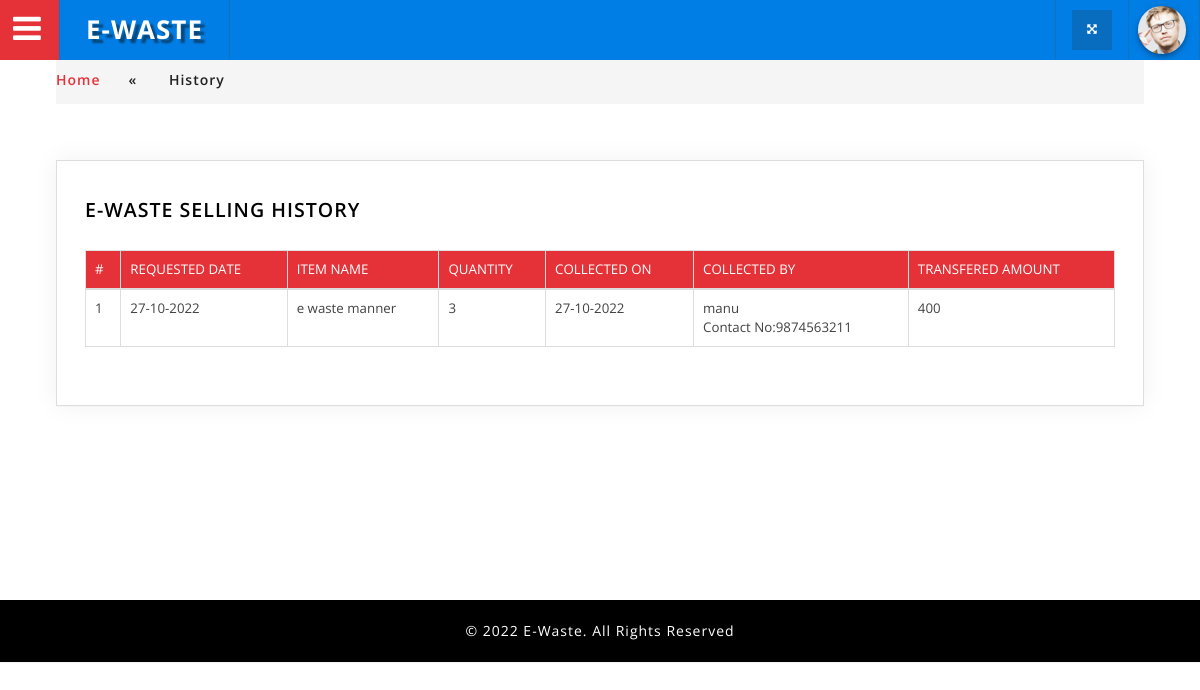
Screenshot of /company/selling_history_old.php (signed in) with the database file from the repository.
### tables this page shows
CREATE TABLE IF NOT EXISTS `selling_request` (
`request_id` int(11) NOT NULL,
  `comp_email` varchar(200) NOT NULL,
  `req_date` date NOT NULL,
  `req_status` varchar(10) NOT NULL
);

CREATE TABLE IF NOT EXISTS `request_items` (
`req_item_id` int(11) NOT NULL,
  `req_id` int(11) NOT NULL,
  `item_title` varchar(70) NOT NULL,
  `e_cat_id` int(11) NOT NULL,
  `description` varchar(100) NOT NULL,
  `qty` int(11) NOT NULL,
  `amount` int(11) NOT NULL
);

CREATE TABLE IF NOT EXISTS `schedule_employee` (
`sch_emp_id` int(11) NOT NULL,
  `req_id` int(11) NOT NULL,
  `emp_id` int(11) NOT NULL,
  `sch_date` date NOT NULL,
  `collected_date` date DEFAULT NULL,
  `sch_status` varchar(10) NOT NULL
);

CREATE TABLE IF NOT EXISTS `employee` (
`emp_id` int(11) NOT NULL,
  `employee_type` varchar(200) NOT NULL,
  `emp_name` varchar(50) NOT NULL,
  `phone` varchar(50) NOT NULL,
  `gender` varchar(10) NOT NULL,
  `city` varchar(30) NOT NULL,
  `email` varchar(50) NOT NULL,
  `district` varchar(30) NOT NULL
);

### connectionclass.php (called while the page is built, shortened)
<?php
class Connectionclass
{
    public $db = null;
    public function open()
    {
        $dbname = "ewaste";
        $this->db = mysqli_connect("localhost", "root", "", $dbname)
            or die('Error connecting to MySQL server.');
    }
    public function GetTable($qry)
    {
        try {
            $result = mysqli_query($this->db, $qry);
            if ($result) {
                $data = array();
                while ($row = mysqli_fetch_assoc($result)) {
                    $data[] = $row;
                }
                return $data;
            } else {
                throw new Exception(mysqli_error($this->db));
            }
        } catch (Exception $e) {
            return $e->getMessage();
        } finally {
            mysqli_close($this->db);
        }
    }
}
?>

### company/selling_history_old.php (the view, shortened to what this page needs)
<?php
require_once('../ConnectionClass.php');
require_once('header.php');
$obj=new connectionclass();
 $ses=$_SESSION['email'];
$qry1="select * from selling_request r inner join request_items i inner join ewaste_category c inner join schedule_employee e inner join employee y on r.request_id=i.req_id where r.comp_email='$ses' and r.req_status='collected' and e.req_id=r.request_id and e.sch_status='completed' and i.e_cat_id=c.catid and e.emp_id=y.emp_id";
$data=$obj->GetTable($qry1);
?>
				<div class="inner_content">
						<div class="w3l_agileits_breadcrumbs">
							<ul>
									<li><a href="index.php">Home</a><span>«</span></li>
									<li>History</li>
								</ul>
						</div>
						<div class="inner_content_w3_agile_info two_in">
							<div class="forms-main_agileits">
								<div class="graph-form agile_info_shadow">
									<h3 class="w3_inner_tittle two"> E-Waste Selling History</h3>
									<div class="form-body">
										<table class="table table-bordered table-responsive">
              <thead>
                <tr>
                  <th>#</th>
                  <th>Requested Date</th>
                  <th>Item Name</th>
                  <th>Quantity</th>
                  <th>Collected On</th>
                  <th>Collected By</th>
                  <th>Transfered Amount</th>
                </tr>
              </thead>
              <tbody>
<?php
$i=0;
foreach($data as $row)
{
  $i++;
  ?>              <tr>
                  <td><?php echo $i; ?></td>
                  <td><?php echo date('d-m-Y',strtotime($row["req_date"])); ?></td>
                  <td><?php echo $row['item_title']?></td>
                  <td><?php echo $row['qty']?></td>
                  <td><?php echo date('d-m-Y',strtotime($row["sch_date"])); ?></td>
                  <td><?php echo $row['emp_name']?><br>Contact No:<?php echo $row['phone']?></td>
                  <td><?php echo $row['amount']?></td>
                </tr>
    <?php } ?>
              </tbody>
            </table>
									</div>
								</div>
							</div>
				    </div>
</div>
<?php
require_once('footer.php');
?>

### company/css/table-style.css (style rules this page uses)
table { background: white; border-collapse: collapse; margin: 1.25em 0 0; width: 100%; }
table tr, table th, table td { border: none; border-bottom: 1px solid #e8e8e8; font-size: .95em; }
table th, table td { padding: 10px 12px; text-align: left; }
table th { background: #e53238; color: #fff; text-transform: uppercase; }
table tr td { background: #f3faff; color: #424242; }
table { width: 100%; }
.table { margin: 30px 0; border-collapse: collapse; border-spacing: 0; empty-cells: show; border: 1px solid #e0e0e0; }
.table td, .table th { border-left: 1px solid #e0e0e0; border-width: 0 0 0 1px; font-size: inherit; margin: 0; overflow: visible; padding: 0.5em 1em; font-weight: normal; }
.table td:first-child, .table th:first-child { border-left-width: 0; }
.table thead, .table tfoot { background-color: #f05050; color: #fff; text-align: left; vertical-align: bottom; }
.table thead td, .table tfoot td, .table thead th, .table tfoot th { border-color: #fff; }
.table td { background-color: transparent; }

### company/css/component.css (style rules this page uses)
*, *:after, *::before { -webkit-box-sizing: border-box; -moz-box-sizing: border-box; box-sizing: border-box; }

### company/css/style.css (style rules this page uses)
body { margin:0; padding:0; background:#fff; font-family: 'Open Sans', sans-serif; }
h1,h2,h3,h4,h5,h6 { margin:0; font-family: 'Open Sans', sans-serif; }
ul { margin:0; padding:0; }
p,ul,ol { font-size:14px; }
input[type="submit"],a,.nbs-flexisel-nav-left,.nbs-flexisel-nav-right { transition:.5s ease-in; -webkit-transition:.5s ease-in; -moz-transition:.5s ease-in; -o-transition:.5s ease-in; -ms-transition:.5s ease-in; }
.inner_content { padding: 4em 4em; min-height: 600px; }
.agile_info_shadow { padding: 1em; box-shadow: 0 0px 24px 0 rgba(0, 0, 0, 0.06), 0 1px 0px 0 rgba(0, 0, 0, 0.02); -webkit-box-shadow: 0 0px 24px 0 rgba(0, 0, 0, 0.06), 0 1px 0px 0 rgba(0, 0, 0, 0.02); -moz-box-shadow: 0 0px 24px 0 rgba(0, 0, 0, 0.06), 0 1px 0px 0 rgba(0, 0, 0, 0.02); -o-box-shadow:0 0px 24px 0 rgba(0, 0, 0, 0.06), 0 1px 0px 0 rgba(0, 0, 0, 0.02); border: 1px solid #ddd; }
h3.w3_inner_tittle.two { color: #000; font-weight: 600; }
h3.w3_inner_tittle { text-transform: uppercase; color: #fff; margin: 0.5em 0 1em 0; font-weight: 800; font-size: 1.4em; letter-spacing:1px; }
.inner_content_w3_agile_info { margin-top:4.5em; }
.inner_content_w3_agile_info.two_in { margin-top: 4em; }
.table > thead > tr > th, .table > tbody > tr > th, .table > tfoot > tr > th, .table > thead > tr > td, .table > tbody > tr > td, .table > tfoot > tr > td { padding: 9px; }
.w3l_agileits_breadcrumbs { padding:1em 0; background:#f5f5f5; }
.w3l_agileits_breadcrumbs ul li { display:inline-block; color:#212121; font-weight:600; font-family: 'Open Sans', sans-serif; letter-spacing:1px; }
.w3l_agileits_breadcrumbs ul li a { color: #e53238; text-decoration:none; font-family: 'Open Sans', sans-serif; }
.w3l_agileits_breadcrumbs ul li span { padding:0 2em; }
.graph-form { margin-bottom: 2em; padding: 2em; }

### rows the page displays
selling_request: req_date "27-10-2022", request_items.item_title "e waste manner", request_items.qty "3", schedule_employee.sch_date "27-10-2022", employee.emp_name "manu", employee.phone "9874563211", request_items.amount "400"
